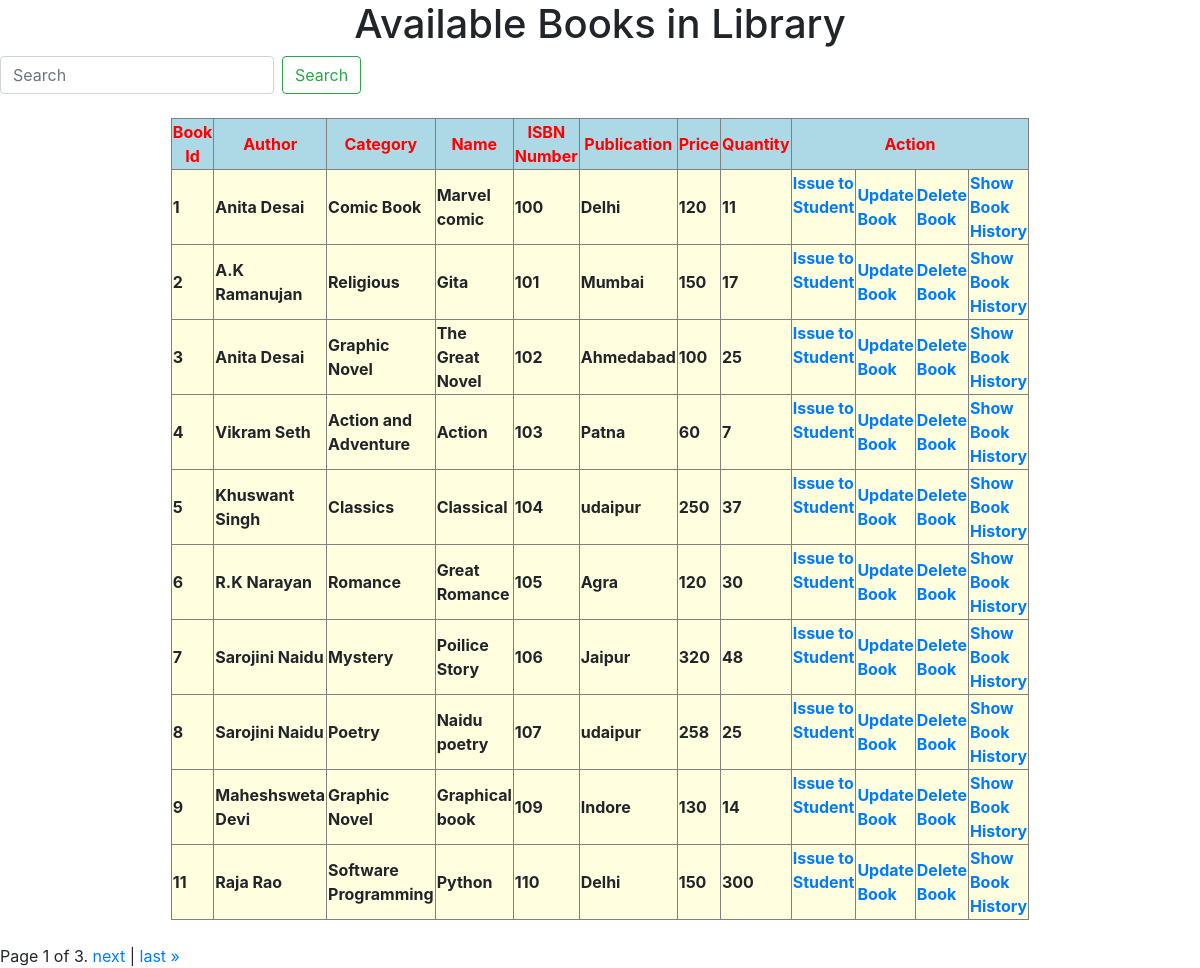
Screenshot of /lmsadmin/viewbook (signed in) with the database file from the repository.
### lmsapp/models.py (models this page shows, shortened)
class Book(models.Model):
    book_id = models.AutoField(primary_key=True)
    author_id = models.ForeignKey(Author, on_delete=models.CASCADE)
    category_id = models.ForeignKey(Category, on_delete=models.CASCADE)
    name = models.CharField(max_length=50, blank=False)
    isbn_number = models.IntegerField(blank=False, unique=True)
    publication = models.CharField(max_length=50)
    price = models.IntegerField()
    quantity = models.IntegerField()

class Author(models.Model):
    author_id = models.AutoField(primary_key=True)
    name = models.CharField(max_length=50, blank=False)
    def __str__(self):
        return self.name

class Category(models.Model):
    category_id = models.AutoField(primary_key=True)
    category = models.CharField(max_length=50)
    def __str__(self):
        return self.category

### lmsadmin/views.py (the view, shortened to what this page needs)
# urls.py: path('viewbook', views.view_book, name='view_book'),
@login_required(login_url='admin_login')
def view_book(request):
    book= Book.objects.all()
    paginator = Paginator(book, 10)
    page_number = request.GET.get('page')
    page_obj = paginator.get_page(page_number)
    return render(request, 'lmsadmin/viewbook.html', {'page_obj': page_obj})

### templates/lmsadmin/viewbook.html (shortened to what this page needs)
<!DOCTYPE html>
<html lang="en">
<head>
    <link rel="stylesheet" href='css/bootstrap.min.css'>
    <link rel="stylesheet" href='css/font-awesome.min.css' >
</head>
<body>
    <center><h1>Available Books in Library</h1>
    <form class="form-inline my-2 my-lg-0" method="GET" action="{% url 'view_book' %}">
        <input class="form-control mr-sm-2" type="search" placeholder="Search" aria-label="Search" name="search" >
        <button class="btn btn-outline-success my-2 my-sm-0" type="submit">Search</button>
    </form></center><br>
<table border="1" align="center" style="height:100px; width:700px; ">
    <tr style="color: red; text-align: center; background-color: lightblue;" >
        <th>Book Id</th>
        <th>Author </th>
        <th>Category </th>
        <th>Name</th>
        <th>ISBN Number</th>
        <th>Publication</th>
        <th>Price</th>
        <th>Quantity</th>
        <th colspan="4">Action</th>
    </tr>
    {% for y in page_obj %}
    <tr style="background-color: lightyellow;">
        <th>{{y.book_id}}</th>
        <th>{{y.author_id}}</th>
        <th>{{y.category_id}}</th>
        <th>{{y.name}}</th>
        <th>{{y.isbn_number}}</th>
        <th>{{y.publication}}</th>
        <th>{{y.price}}</th>
        <th>{{y.quantity}}</th>
        <th>
            <a  href="{% url 'issue_book_form' y.book_id %}" >Issue to Student</a><br><br>
        </th>
        <th>
            <a  href="{% url 'book_update' y.book_id %}" >Update Book</a>
        </th>
        <th>
            <a  href="{% url 'book_delete' y.book_id %}" >Delete Book</a>
        </th>
        <th>
        <a  href="{% url 'book_history' y.book_id %}" >Show Book History</a>
        </th>
    </tr>
    {% endfor %}
</table>
<br>
<center><div  class="pagination">
    <span class="step-links">
        <span class="current">
            Page {{ page_obj.number }} of {{ page_obj.paginator.num_pages }}.
        </span>
        {% if page_obj.has_next %}
            <a href="?page={{ page_obj.next_page_number }}">next</a> |
            <a href="?page={{ page_obj.paginator.num_pages }}">last &raquo;</a>
        {% endif %}
    </span>
</div>
</center>
</body>
</html>

### rows the page displays
Book: book_id "1", author_id "Anita Desai", category_id "Comic Book", name "Marvel comic", isbn_number "100", publication "Delhi", price "120", quantity "11"
Book: book_id "2", author_id "A.K Ramanujan", category_id "Religious", name "Gita", isbn_number "101", publication "Mumbai", price "150", quantity "17"
Book: book_id "3", author_id "Anita Desai", category_id "Graphic Novel", name "The Great Novel", isbn_number "102", publication "Ahmedabad", price "100", quantity "25"
Book: book_id "4", author_id "Vikram Seth", category_id "Action and Adventure", name "Action", isbn_number "103", publication "Patna", price "60", quantity "7"
Book: book_id "5", author_id "Khuswant Singh", category_id "Classics", name "Classical", isbn_number "104", publication "udaipur", price "250", quantity "37"
Book: book_id "6", author_id "R.K Narayan", category_id "Romance", name "Great Romance", isbn_number "105", publication "Agra", price "120", quantity "30"
Book: book_id "7", author_id "Sarojini Naidu", category_id "Mystery", name "Poilice Story", isbn_number "106", publication "Jaipur", price "320", quantity "48"
Book: book_id "8", author_id "Sarojini Naidu", category_id "Poetry", name "Naidu poetry", isbn_number "107", publication "udaipur", price "258", quantity "25"
Book: book_id "9", author_id "Maheshsweta Devi", category_id "Graphic Novel", name "Graphical book", isbn_number "109", publication "Indore", price "130", quantity "14"
Book: book_id "11", author_id "Raja Rao", category_id "Software Programming", name "Python", isbn_number "110", publication "Delhi", price "150", quantity "300"

### other values shown
{{ page_obj.number }} "1"
{{ page_obj.paginator.num_pages }} "3"
